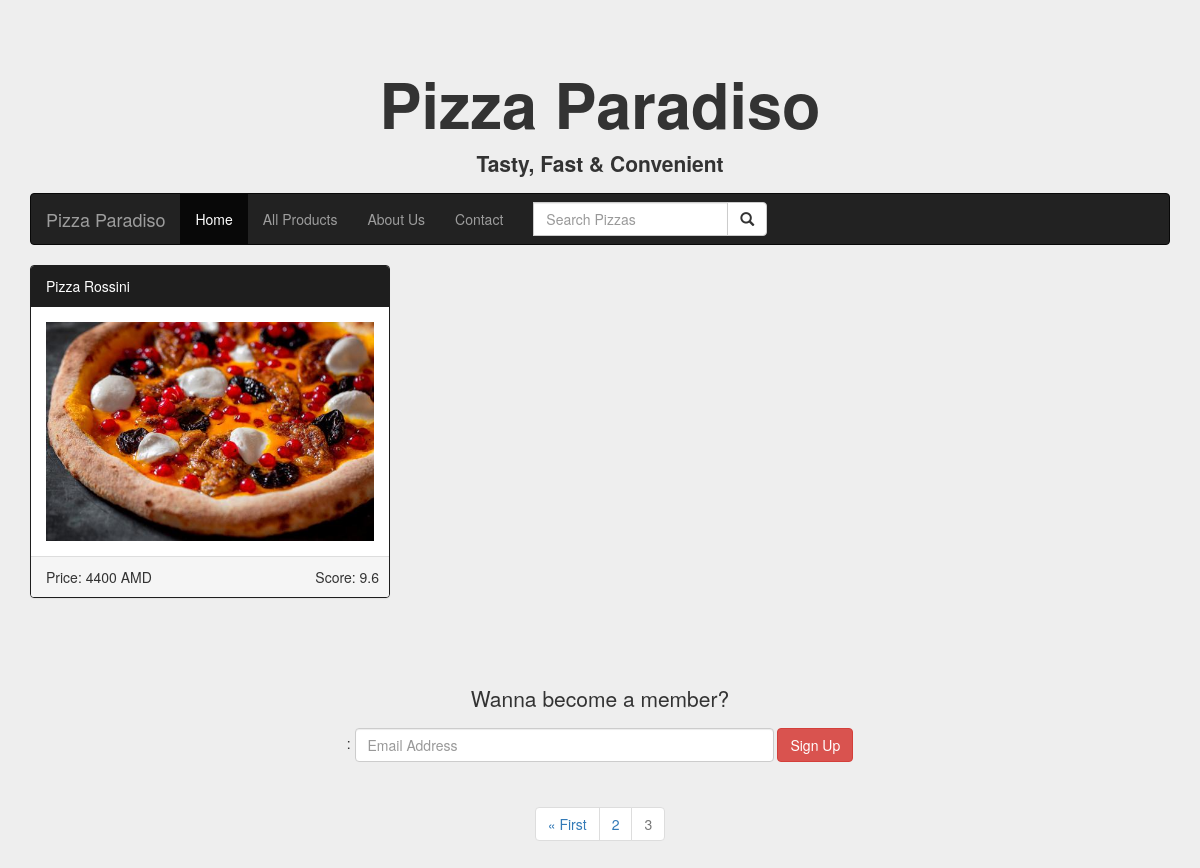
The app's page /pizzas/?page=3 with its own data.
### pizzas/models.py (models this page shows, shortened)
class Pizza(models.Model):
    name = models.CharField(max_length=50)
    price = models.PositiveIntegerField()
    score = models.FloatField()
    details = models.TextField(max_length=300)
    image = models.ImageField(null=True, blank=True)
    category = models.ForeignKey('DoughType', null=True,
                                 on_delete=models.PROTECT, verbose_name="Dough")

### pizzas/views.py (the view)
# urls.py: path("pizzas/", home_pizzas, name='home_pizzas'),
def home_pizzas(requests):
    context = Pizza.objects.all()
    paginator = Paginator(context, 6)  # Show 6 pizzas per page.
    page_number = requests.GET.get('page')
    page_obj = paginator.get_page(page_number)
    return render(requests, 'pizzas/pizzas_home.html', {'pizzas': context, 'page_obj': page_obj})

### templates/pizzas/pizzas_home.html (shortened to what this page needs)
<!DOCTYPE html>
<html lang="en">
<head>
    <link href="https://maxcdn.bootstrapcdn.com/bootstrap/3.4.1/css/bootstrap.min.css" rel="stylesheet">
    <link rel="stylesheet" href="https://maxcdn.bootstrapcdn.com/bootstrap/3.4.1/css/bootstrap.min.css">
</head>
<body>
<div class="jumbotron">
    <div class="container text-center">
        <h1><b>Pizza Paradiso</b></h1>
        <p><b>Tasty, Fast & Convenient</b></p>
        <nav class="navbar navbar-inverse">
            <div class="container-fluid">
                <div class="navbar-header">
                    <a class="navbar-brand" href="#">Pizza Paradiso</a>
                </div>
                <ul class="nav navbar-nav">
                    <li class="active"><a href="/">Home</a></li>
                    <li><a href="{% url 'all_products' %}">All Products</a></li>
                    <li><a href="{% url 'about_us' %}">About Us</a></li>
                    <li class="hover-container">
                        <a href="#">Contact</a>
                    </li>
                </ul>
                <form class="navbar-form navbar-left" method=POST action="{% url 'search_pizzas' %}">
                    <div class="input-group">
                        <input type="text" class="form-control" placeholder="Search Pizzas" name="searched_val">
                        <div class="input-group-btn">
                            <button class="btn btn-default" type="submit">
                                <i class="glyphicon glyphicon-search"></i>
                            </button>
                        </div>
                    </div>
                </form>
            </div>
        </nav>
    </div>
    <div class="container">
        <div class="row">
            {% block content %}
            {% for pizza in page_obj %}
            <div class="col-sm-4">
                <div class="panel panel-primary">
                    <div class="panel-heading">
                        <a href="{% url 'pizza_detail' pizza.id %}" style="color: white;">{{ pizza.name }}</a>
                    </div>
                    <div class="panel-body">
                        {% if pizza.image %}
                        {% load static %}
                        <img src="{{ pizza.image.url }}"
                             alt="{{ pizza.name }}"
                             style="width:100%">
                        {% else %}
                        <img alt="Image" class="img-responsive" src="https://placehold.it/150x80?text=IMAGE"
                             style="width:100%">
                        {% endif %}
                    </div>
                    <div class="panel-footer">
                        Price: {{ pizza.price }} AMD
                        <div class="text-right">
                            Score: {{ pizza.score }}
                        </div>
                    </div>
                </div>
            </div>
            {% endfor %}
        </div>
        <br><br>
        <footer class="container-fluid text-center">
            <p>Wanna become a member?</p>
            <form class="form-inline">:
                <input class="form-control" placeholder="Email Address" size="50" type="email">
                <button class="btn btn-danger" type="button">Sign Up</button>
            </form>
        </footer>
    </div>
    <div style="text-align: center;">
        <nav aria-label="Page navigation example">
            <ul class="pagination">
                {% if page_obj.has_previous %}
                <li class="page-item"><a class="page-link" href="?page=1">&laquo First</a></li>
                <li class="page-item"><a class="page-link" href="?page={{ page_obj.previous_page_number }}">{{ page_obj.previous_page_number }}</a>
                </li>
                {% endif %}
                <li class="page-item disabled"><a href="#" class="page-link">{{ page_obj.number }}</a></li>
                {% endblock content %}
            </ul>
        </nav>
    </div>
</div>
</body>
</html>

### templates/pizzas/pizzas_home.html (style rules this page uses)
.navbar { margin-bottom: 50px; border-radius: 0; }
.jumbotron { margin-bottom: 0; }
footer { background-color: #eeeeee; padding: 25px; }
.panel-primary > .panel-heading { background-color: #1e1e1e !important; border-color: #1e1e1e !important; }
.panel-primary { border-color: #1e1e1e !important; }
.panel-footer { position: relative; }
.panel-footer .text-right { position: absolute; bottom: 10px; right: 10px; }
.hover-container { position: relative; display: inline-block; }
.nav li { position: relative; }

### records on screen
Pizza: name "Pizza Rossini", image (picture), price "4400", score "9.6"

### other values on screen
{{ page_obj.previous_page_number }} "2"
{{ page_obj.number }} "3"
